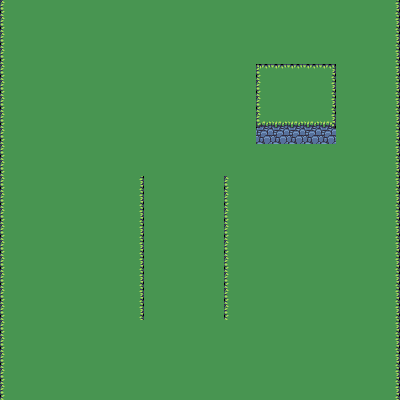

Tiled map render using the project's own tile images. Description and the whole map definition, tile-layer contents included, below:
An orthogonal 25x25 tile map with 16x16 px tiles, 1 tile layer (Capa de patrones 1).

<map version="1.4" tiledversion="1.4.2" orientation="orthogonal" renderorder="right-down" width="25" height="25" tilewidth="16" tileheight="16" infinite="0" nextlayerid="2" nextobjectid="1">
 <tileset firstgid="1" source="NewMap.tsx" />
 <layer id="1" name="Capa de patrones 1" width="25" height="25">
  <data encoding="csv">
257,159,159,159,159,159,159,159,159,159,159,159,159,159,159,159,159,159,159,159,159,159,159,159,211,
257,210,210,210,210,210,210,210,210,210,210,210,210,210,210,210,210,210,210,210,210,210,210,210,211,
257,210,210,210,210,210,210,210,210,210,210,210,210,210,210,210,210,210,210,210,210,210,210,210,211,
257,210,210,210,210,210,210,210,210,210,210,210,210,210,210,210,210,210,210,210,210,210,210,210,211,
206,210,210,210,210,210,210,210,210,210,210,210,210,210,210,210,104,105,105,105,109,210,210,210,211,
257,210,210,210,210,210,210,210,210,210,210,210,210,210,210,210,257,210,210,210,160,210,210,210,211,
257,210,210,210,210,210,210,210,210,210,210,210,210,210,210,210,257,210,210,210,160,210,210,210,211,
257,210,210,210,210,210,210,210,210,210,210,210,210,210,210,210,308,310,310,310,313,210,210,210,211,
257,210,210,210,210,210,210,210,210,210,210,210,210,210,210,210,413,413,413,413,413,210,210,210,211,
257,210,210,210,210,210,210,210,210,210,210,210,210,210,210,210,210,210,210,210,210,210,210,210,211,
257,210,210,210,210,210,210,210,210,210,210,210,210,210,210,210,210,210,210,210,210,210,210,210,211,
257,210,210,210,210,210,210,210,262,210,210,210,210,210,206,210,210,210,210,210,210,210,210,210,211,
257,210,210,210,210,210,210,210,262,210,210,210,210,210,206,210,210,210,210,210,210,210,210,210,211,
257,210,210,210,210,210,210,210,262,210,210,210,210,210,206,210,210,210,210,210,210,210,210,210,211,
257,210,210,210,210,210,210,210,262,210,210,210,210,210,206,210,210,210,210,210,210,210,210,210,211,
257,210,210,210,210,210,210,210,262,210,210,210,210,210,206,210,210,210,210,210,210,210,210,210,211,
206,210,210,210,210,210,210,210,262,210,210,210,210,210,206,210,210,210,210,210,210,210,210,210,211,
206,210,210,210,210,210,210,210,262,210,210,210,210,210,206,210,210,210,210,210,210,210,210,210,211,
257,210,210,210,210,210,210,210,262,210,210,210,210,210,206,210,210,210,210,210,210,210,210,210,211,
257,210,210,210,210,210,210,210,262,210,210,210,210,210,206,210,210,210,210,210,210,210,210,210,211,
257,210,210,210,210,210,210,210,210,210,210,210,210,210,210,210,210,210,210,210,210,210,210,210,211,
257,210,210,210,210,210,210,210,210,210,210,210,210,210,210,210,210,210,210,210,210,210,210,210,211,
257,210,210,210,210,210,210,210,210,210,210,210,210,210,210,210,210,210,210,210,210,210,210,210,211,
257,210,210,210,210,210,210,210,210,210,210,210,210,210,210,210,210,210,210,210,210,210,210,210,211,
257,210,210,210,210,210,210,210,210,210,210,210,210,210,210,210,210,210,210,210,210,210,210,210,211
</data>
 </layer>
</map>
